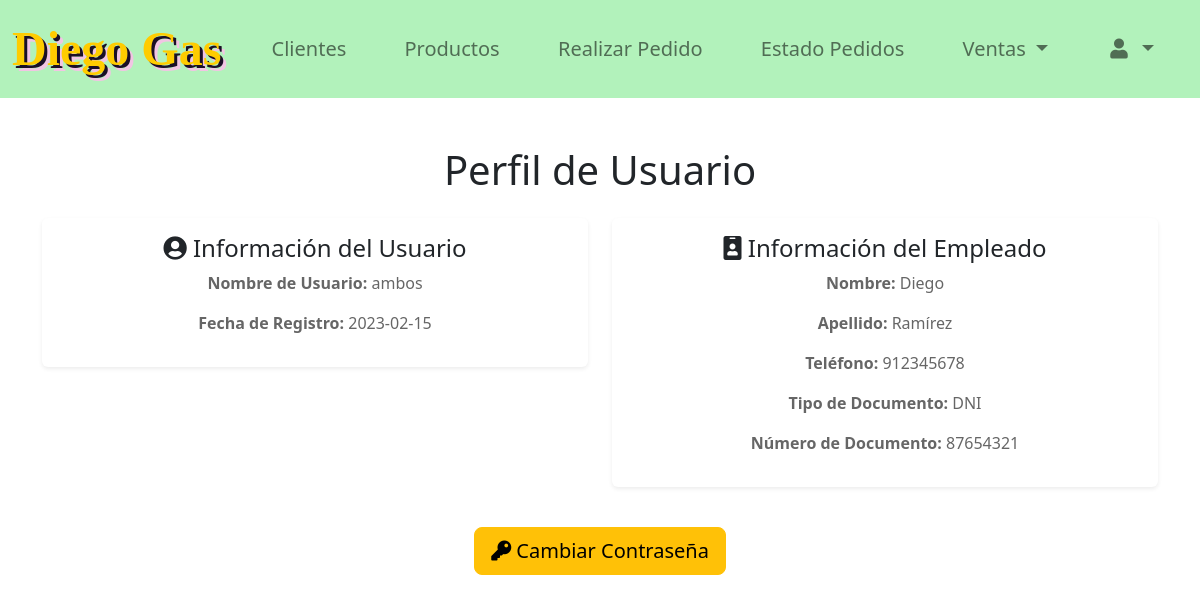
The page /vistas/Recepcion/MiPerfil.php (signed in) on the database its author committed.
### tables this page shows
CREATE TABLE `usuarios` (
  `id_usuario` int(11) NOT NULL,
  `nombre_usuario` varchar(50) NOT NULL,
  `password_usuario` varchar(255) NOT NULL,
  `id_empleado` int(11) NOT NULL,
  `fecha_registro_usuario` date NOT NULL
);

CREATE TABLE `empleados` (
  `id_empleado` int(11) NOT NULL,
  `nombre_empleado` varchar(100) NOT NULL,
  `apellido_empleado` varchar(100) DEFAULT NULL,
  `telefono_empleado` varchar(15) DEFAULT NULL,
  `fecha_registro_empleado` date NOT NULL,
  `tipo_documento` varchar(50) NOT NULL,
  `numero_documento` varchar(50) NOT NULL
);

### vistas/funciones.php (called while the page is built, shortened)
<?php
function obtenerConexion()
{
    $host = "localhost";
    $dbname = "diegogas";
    $username = "root";
    $password = "";
    try {
        $conn = new PDO("mysql:host=$host;dbname=$dbname", $username, $password);
        $conn->setAttribute(PDO::ATTR_ERRMODE, PDO::ERRMODE_EXCEPTION);
        return $conn;
    } catch (PDOException $e) {
        logError($e->getMessage());
        echo "Ocurrió un error en la conexión. Por favor, intente más tarde.";
        return null;
    }
}
function obtenerDatosUsuario($id_usuario)
{
    $conn = obtenerConexion();
    try {
        $sql = "SELECT
                    u.nombre_usuario,
                    e.nombre_empleado,
                    e.apellido_empleado,
                    e.telefono_empleado,
                    e.numero_documento,
                    e.tipo_documento,
                    e.fecha_registro_empleado AS fecha_registro_usuario
                FROM usuarios AS u
                JOIN empleados AS e ON u.id_empleado = e.id_empleado
                WHERE u.id_usuario = :id_usuario";
        $stmt = $conn->prepare($sql);
        $stmt->bindParam(':id_usuario', $id_usuario, PDO::PARAM_INT);
        $stmt->execute();
        $resultado = $stmt->fetch(PDO::FETCH_ASSOC);
        return $resultado ?: null;
    } catch (PDOException $e) {
        echo "Error en la consulta: " . $e->getMessage();
        return false;
    }
}

### vistas/Recepcion/MiPerfil.php (the view, shortened to what this page needs)
<?php
require_once '../funciones.php';
$id_usuario = $_SESSION['id_usuario'];
$usuario = obtenerDatosUsuario($id_usuario);
?>
<!DOCTYPE html>
<html lang="es">
<head>
    <link rel="stylesheet" href="../../recursos/css/style.css">
    <link rel="stylesheet" href="https://cdnjs.cloudflare.com/ajax/libs/font-awesome/5.15.4/css/all.min.css">
    <link href="https://cdn.jsdelivr.net/npm/bootstrap@5.2.3/dist/css/bootstrap.min.css" rel="stylesheet">
</head>
<body>
<?php include_once 'navbar_recepcion.php'; ?>
<div class="container mt-5">
    <h1 class="text-center mb-4">Perfil de Usuario</h1>
    <div class="row">
        <div class="col-md-6 mb-4">
            <div class="card shadow-sm border-0">
                <div class="card-body">
                    <h4 class="card-title text-center"><i class="fas fa-user-circle"></i> Información del Usuario</h4>
                    <p><strong>Nombre de Usuario:</strong> <?php echo htmlspecialchars($usuario['nombre_usuario'] ?? 'No disponible'); ?></p>
                    <p><strong>Fecha de Registro:</strong> <?php echo htmlspecialchars($usuario['fecha_registro_usuario'] ?? 'No disponible'); ?></p>
                </div>
            </div>
        </div>
        <div class="col-md-6 mb-4">
            <div class="card shadow-sm border-0">
                <div class="card-body">
                    <h4 class="card-title text-center"><i class="fas fa-id-badge"></i> Información del Empleado</h4>
                    <p><strong>Nombre:</strong> <?php echo htmlspecialchars($usuario['nombre_empleado'] ?? 'No disponible'); ?></p>
                    <p><strong>Apellido:</strong> <?php echo htmlspecialchars($usuario['apellido_empleado'] ?? 'No disponible'); ?></p>
                    <p><strong>Teléfono:</strong> <?php echo htmlspecialchars($usuario['telefono_empleado'] ?? 'No disponible'); ?></p>
                    <p><strong>Tipo de Documento:</strong> <?php echo htmlspecialchars($usuario['tipo_documento'] ?? 'No disponible'); ?></p>
                    <p><strong>Número de Documento:</strong> <?php echo htmlspecialchars($usuario['numero_documento'] ?? 'No disponible'); ?></p>
                </div>
            </div>
        </div>
    </div>
    <div class="text-center">
        <button type="button" class="btn btn-warning btn-lg mt-3" data-bs-toggle="modal" data-bs-target="#cambiarContrasenaModal">
            <i class="fas fa-key"></i> Cambiar Contraseña
        </button>
    </div>
</div>
<BR>
</body>
</html>

### recursos/css/style.css (style rules this page uses)
* { text-decoration: none; }
body { background-color: #E2DDDB; }
.card-title { text-align: center; }
.card .card-body { text-align: center; }
body { background-color: #E6F9EA; }
body { font-family: Arial, sans-serif; background-color: #f4f4f4; margin: 0; padding: 0; display: flex; flex-direction: column; justify-content: space-between; }
p { color: #666; margin-bottom: 20px; }

### rows shown on the page
usuarios: nombre_usuario "ambos", id_empleado.fecha_registro_empleado "2023-02-15", id_empleado.nombre_empleado "Diego", id_empleado.apellido_empleado "Ramírez", id_empleado.telefono_empleado "912345678", id_empleado.tipo_documento "DNI", id_empleado.numero_documento "87654321"
